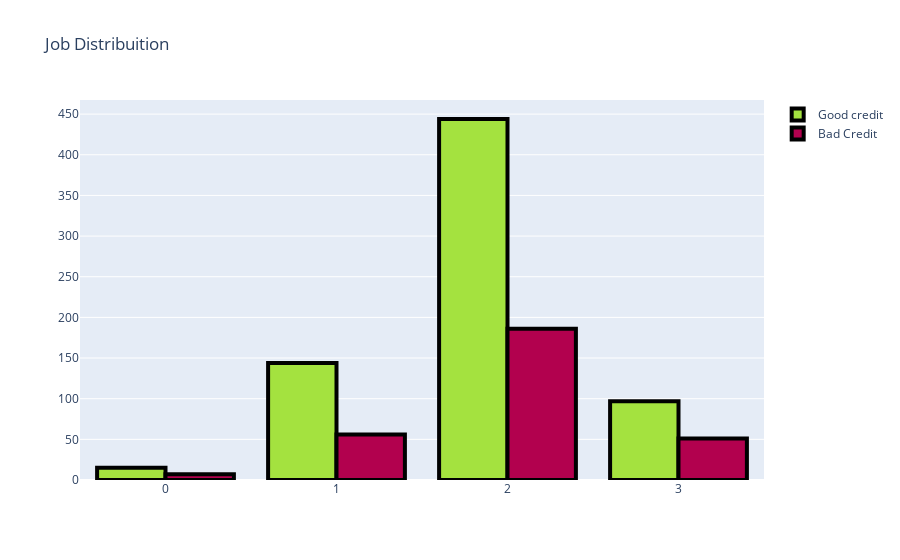

Notebook cell for this chart:
### Code cell
#First plot
trace0 = go.Bar(
                x = df_sm[df_sm["Risk"]== 'good']["Job"].value_counts().index.values,
                y = df_sm[df_sm["Risk"]== 'good']["Job"].value_counts().values,
                name='Good credit',
                marker=dict(
                color='#a4e23f'
                    )
                )

#Second plot
trace1 = go.Bar(
                x = df_sm[df_sm["Risk"]== 'bad']["Job"].value_counts().index.values,
                y = df_sm[df_sm["Risk"]== 'bad']["Job"].value_counts().values,
                name="Bad Credit",
                marker=dict(
                color='#b2014e'
                    )
                )

data = [trace0, trace1]

layout = go.Layout(title='Job Distribuitio')


fig = go.Figure(data=data, layout=layout)
fig.data[0].marker.line.width = 4
fig.data[0].marker.line.color = "black"
fig.data[1].marker.line.width = 4
fig.data[1].marker.line.color = "black"

py.iplot(fig, filename='Job-Grouped')
plt.show()

### Figure 1 — Plotly figure (JSON) as saved in the notebook; plotly's stock layout.template omitted (floating-point values rounded to 4 significant figures)
{"data": [{"marker": {"color": "#a4e23f", "line": {"color": "black", "width": 4}}, "name": "Good credit", "type": "bar", "x": [2, 1, 3, 0], "y": [444, 144, 97, 15]}, {"marker": {"color": "#b2014e", "line": {"color": "black", "width": 4}}, "name": "Bad Credit", "type": "bar", "x": [2, 1, 3, 0], "y": [186, 56, 51, 7]}], "layout": {"title": {"text": "Job Distribuition"}, "xaxis": {"type": "linear", "range": [-0.5, 3.5], "autorange": true}, "yaxis": {"type": "linear", "range": [0, 467.4], "autorange": true}, "autosize": true}}
